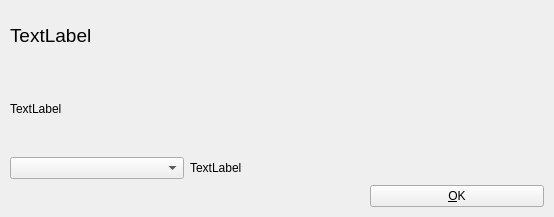
<ui version="4.0" >
 <class>VerifyDialog</class>
 <widget class="QWidget" name="VerifyDialog" >
  <property name="geometry" >
   <rect>
    <x>0</x>
    <y>0</y>
    <width>554</width>
    <height>217</height>
   </rect>
  </property>
  <property name="windowTitle" >
   <string>Form</string>
  </property>
  <layout class="QGridLayout" >
   <property name="leftMargin" >
    <number>10</number>
   </property>
   <property name="topMargin" >
    <number>10</number>
   </property>
   <property name="rightMargin" >
    <number>10</number>
   </property>
   <property name="bottomMargin" >
    <number>10</number>
   </property>
   <item row="0" column="0" colspan="3" >
    <widget class="QLabel" name="tlContact" >
     <property name="maximumSize" >
      <size>
       <width>16777215</width>
       <height>50</height>
      </size>
     </property>
     <property name="font" >
      <font>
       <pointsize>14</pointsize>
      </font>
     </property>
     <property name="text" >
      <string>TextLabel</string>
     </property>
     <property name="wordWrap" >
      <bool>true</bool>
     </property>
    </widget>
   </item>
   <item row="1" column="0" colspan="3" >
    <widget class="QLabel" name="tlFingerprint" >
     <property name="text" >
      <string>TextLabel</string>
     </property>
     <property name="wordWrap" >
      <bool>true</bool>
     </property>
    </widget>
   </item>
   <item row="2" column="0" >
    <widget class="KComboBox" name="cbVerify" />
   </item>
   <item row="2" column="1" colspan="2" >
    <widget class="QLabel" name="tlVerified" >
     <property name="text" >
      <string>TextLabel</string>
     </property>
     <property name="wordWrap" >
      <bool>true</bool>
     </property>
    </widget>
   </item>
   <item row="3" column="2" >
    <widget class="KPushButton" name="pbOk" >
     <property name="text" >
      <string>&amp;OK</string>
     </property>
    </widget>
   </item>
   <item row="3" column="0" colspan="2" >
    <spacer>
     <property name="orientation" >
      <enum>Qt::Horizontal</enum>
     </property>
     <property name="sizeHint" >
      <size>
       <width>40</width>
       <height>20</height>
      </size>
     </property>
    </spacer>
   </item>
  </layout>
 </widget>
 <customwidgets>
  <customwidget>
   <class>KComboBox</class>
   <extends>QComboBox</extends>
   <header>kcombobox.h</header>
  </customwidget>
  <customwidget>
   <class>KPushButton</class>
   <extends>QPushButton</extends>
   <header>kpushbutton.h</header>
  </customwidget>
 </customwidgets>
 <resources/>
 <connections/>
</ui>
